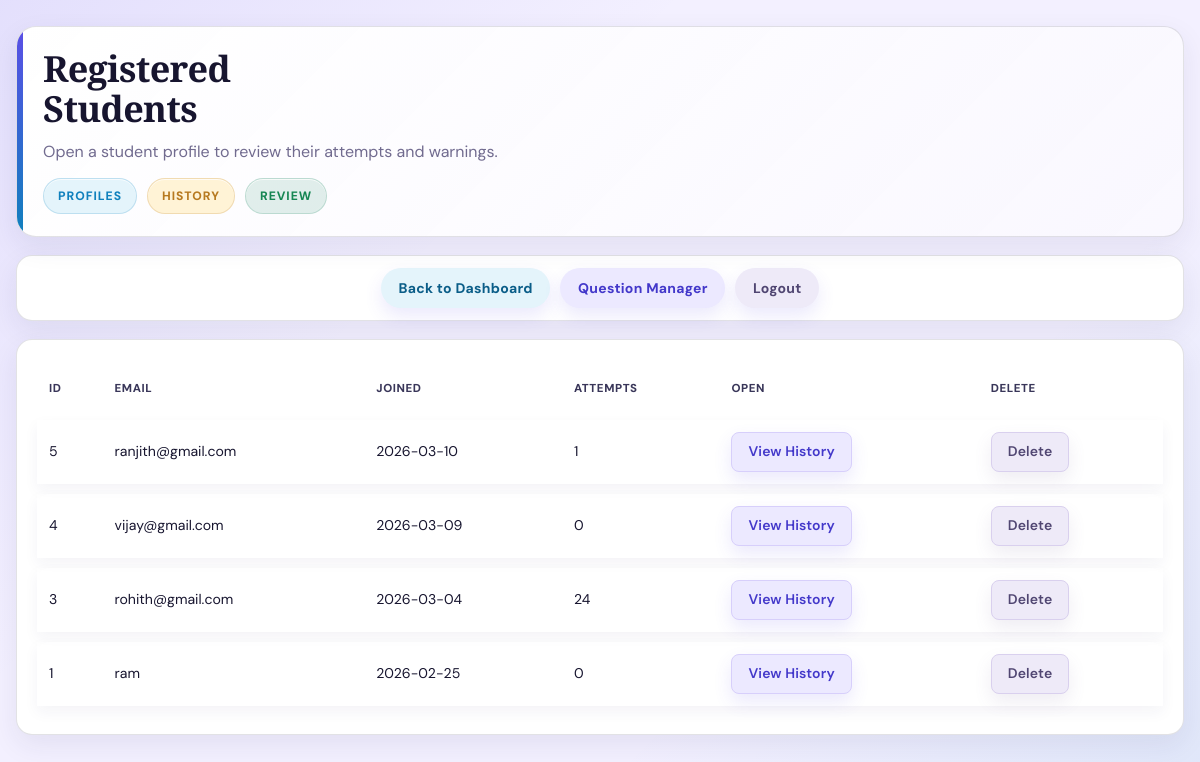
The page /admin/students (signed in) on the database its author committed.
### tables this page shows
CREATE TABLE students (
                id INTEGER PRIMARY KEY AUTOINCREMENT,
                student_name TEXT NOT NULL UNIQUE,
                password_hash TEXT NOT NULL,
                created_at TEXT NOT NULL
            );

### app.py (the view)
@app.get("/admin/students")
def admin_students():
    if not session.get("is_admin"):
        return redirect(url_for("login"))
    students = list_students(limit=500)
    return render_template(
        "admin_students.html",
        students=students,
        msg=request.args.get("msg"),
        err=request.args.get("err"),
    )

### app.py (called while the page is built)
@app.template_filter("date_only")
def date_only(value) -> str:
    text = str(value or "").strip()
    if not text:
        return "-"
    if "T" in text:
        return text.split("T", 1)[0]
    if " " in text:
        return text.split(" ", 1)[0]
    return text

### monitoring_db.py (called while the page is built)
def _get_connection() -> sqlite3.Connection:
    conn = sqlite3.connect(DB_PATH, check_same_thread=False)
    conn.row_factory = sqlite3.Row
    return conn

def list_students(limit: int = 200) -> List[sqlite3.Row]:
    conn = _get_connection()
    try:
        cur = conn.cursor()
        cur.execute(
            """
            SELECT s.id,
                   s.student_name,
                   s.created_at,
                   COUNT(a.id) AS attempts
            FROM students s
            LEFT JOIN exam_attempts a ON a.student_name = s.student_name
            GROUP BY s.id, s.student_name, s.created_at
            ORDER BY s.id DESC
            LIMIT ?
            """,
            (limit,),
        )
        return cur.fetchall()
    finally:
        conn.close()

### templates/admin_students.html (shortened to what this page needs)
<!DOCTYPE html>
<html lang="en">
  <head>
    <link rel="stylesheet" href="/static/css/app.css" />
  </head>
  <body>
    <div class="page-shell">
      <div class="hero">
        <div>
          <h1 class="hero-title">Registered Students</h1>
          <p class="hero-subtitle">
            Open a student profile to review their attempts and warnings.
          </p>
          <div class="hero-badges">
            <span class="badge info">Profiles</span>
            <span class="badge warning">History</span>
            <span class="badge success">Review</span>
          </div>
        </div>
      </div>
      <div class="nav-pills">
        <a class="nav-pill primary" href="/dashboard">Back to Dashboard</a>
        <a class="nav-pill" href="/admin/questions">Question Manager</a>
        <a class="nav-pill danger" href="/admin_logout">Logout</a>
      </div>
      <div class="card card-pad" style="margin-top: 12px">
        <table class="table">
          <thead>
            <tr>
              <th>ID</th>
              <th>Email</th>
              <th>Joined</th>
              <th>Attempts</th>
              <th>Open</th>
              <th>Delete</th>
            </tr>
          </thead>
          <tbody>
            {% for s in students %}
            <tr>
              <td>{{ s["id"] }}</td>
              <td>{{ s["student_name"] }}</td>
              <td>{{ s["created_at"]|date_only }}</td>
              <td>{{ s["attempts"] }}</td>
              <td>
                <a class="btn btn-primary" href="{{ url_for('history', student_name=s['student_name']) }}">
                  View History
                </a>
              </td>
              <td>
                <form
                  method="post"
                  action="{{ url_for('admin_delete_student', student_name=s['student_name']) }}"
                  onsubmit="return confirm('Delete this student account and all exam history?');"
                >
                  <button class="btn btn-danger" type="submit">Delete</button>
                </form>
              </td>
            </tr>
            {% else %}
            <tr>
              <td colspan="6">No registered students found.</td>
            </tr>
            {% endfor %}
          </tbody>
        </table>
      </div>
    </div>
  </body>
</html>

### rows shown on the page
students: id "5", student_name "ranjith@gmail.com", created_at "2026-03-10", attempts "1"
students: id "4", student_name "vijay@gmail.com", created_at "2026-03-09", attempts "0"
students: id "3", student_name "rohith@gmail.com", created_at "2026-03-04", attempts "24"
students: id "1", student_name "ram", created_at "2026-02-25", attempts "0"
